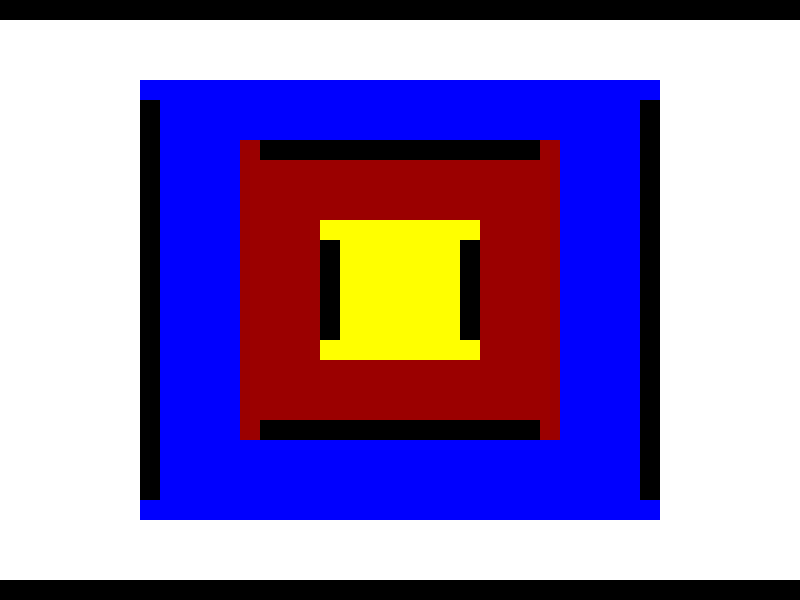

This game map was drawn from its Tiled (.tmx) file and the tilesets committed beside it. A one-line description and the trimmed map source follow:
An orthogonal 40x30 tile map with 20x20 px tiles, 2 tile layers (Tile Layer 1, Collisions).

<map version="1.0" orientation="orthogonal" width="40" height="30" tilewidth="20" tileheight="20">
 <tileset firstgid="1" name="colours" tilewidth="20" tileheight="20">
  <image source="colours.png" width="100" height="40" />
  <terraintypes>
   <terrain name="New Terrain" tile="-1" />
  </terraintypes>
  <tile id="0">
   <properties>
    <property name="colour" value="white" />
   </properties>
  </tile>
  <tile id="1">
   <properties>
    <property name="colour" value="red" />
   </properties>
  </tile>
  <tile id="2">
   <properties>
    <property name="colour" value="green" />
   </properties>
  </tile>
  <tile id="3">
   <properties>
    <property name="colour" value="blue" />
   </properties>
  </tile>
  <tile id="4">
   <properties>
    <property name="colour" value="black" />
   </properties>
  </tile>
  <tile id="5">
   <properties>
    <property name="colour" value="gold" />
   </properties>
  </tile>
 </tileset>
 <layer name="Tile Layer 1" width="40" height="30">
  <data>[1200 cells, 1200 non-empty, 5 distinct tile ids]</data>
 </layer>
 <layer name="Collisions" width="40" height="30">
  <data>[1200 cells, 158 non-empty, 1 distinct tile ids]</data>
 </layer>
</map>
